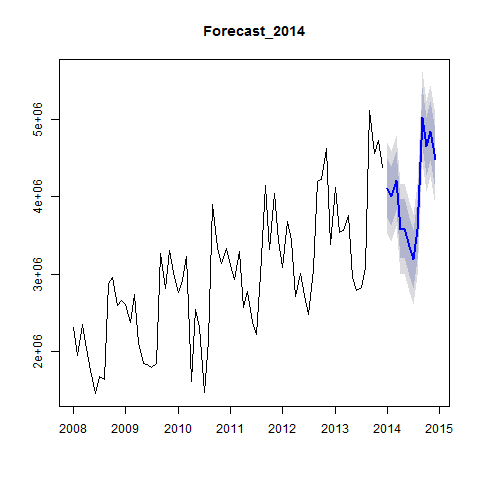

Recreate this plot in R.
#Creates Forecast_2014 plot

png("Plots/Forecast_2014_plot.png")
plot(Forecast_2014, main="Forecast_2014")
dev.off()